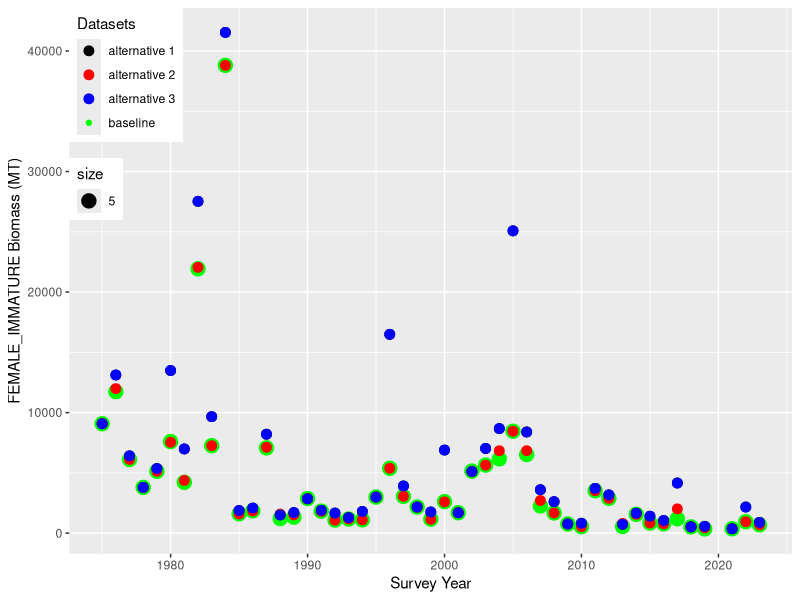
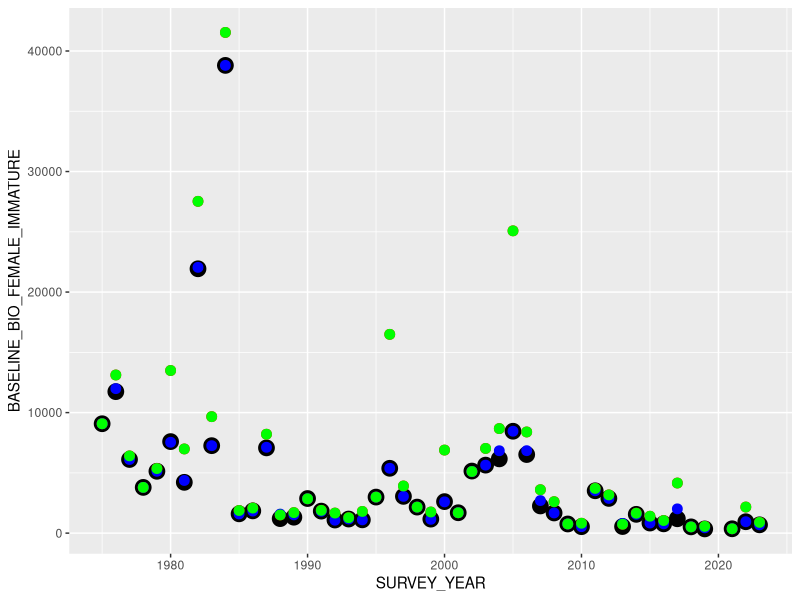
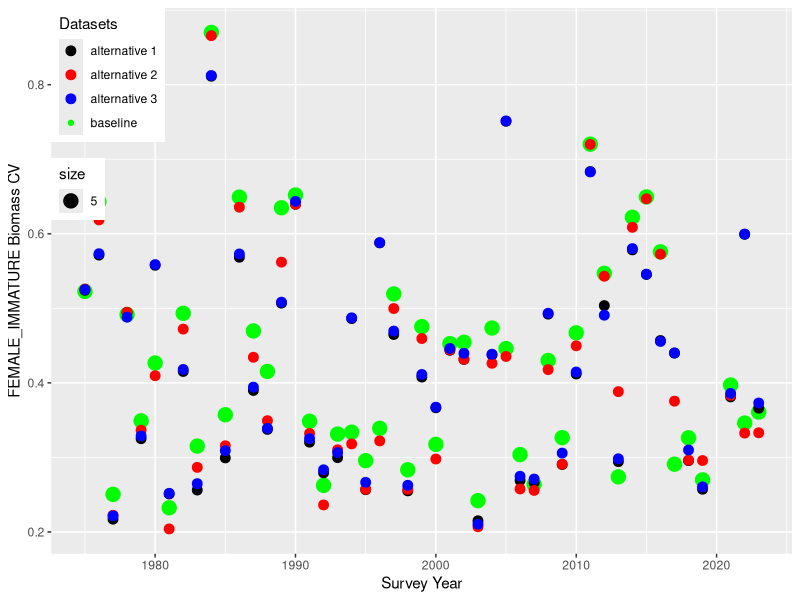
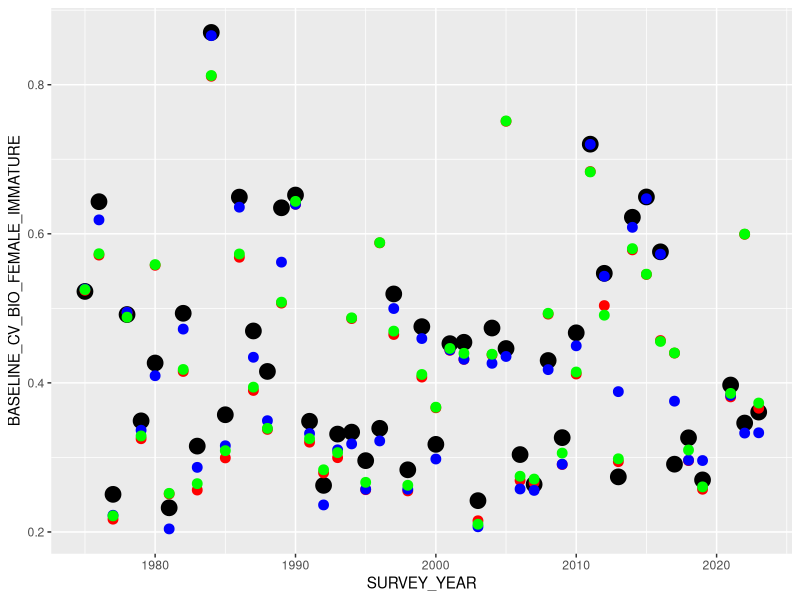
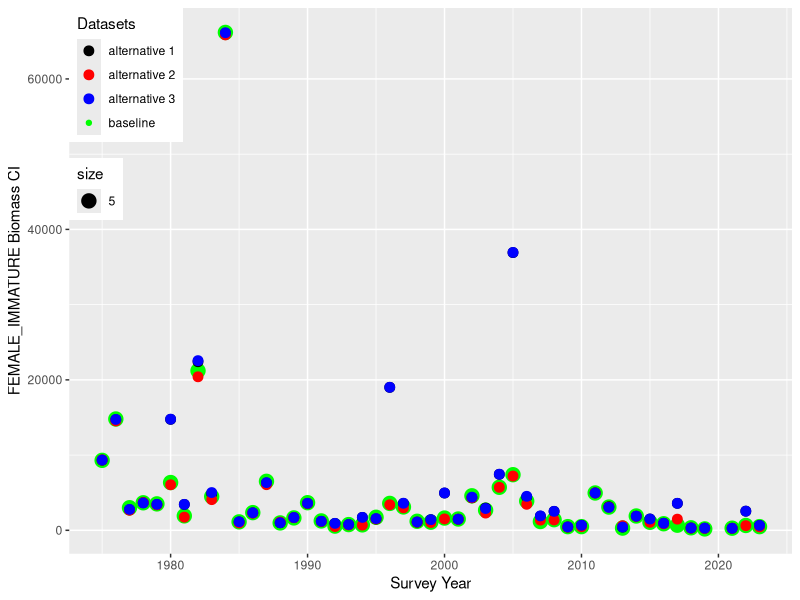
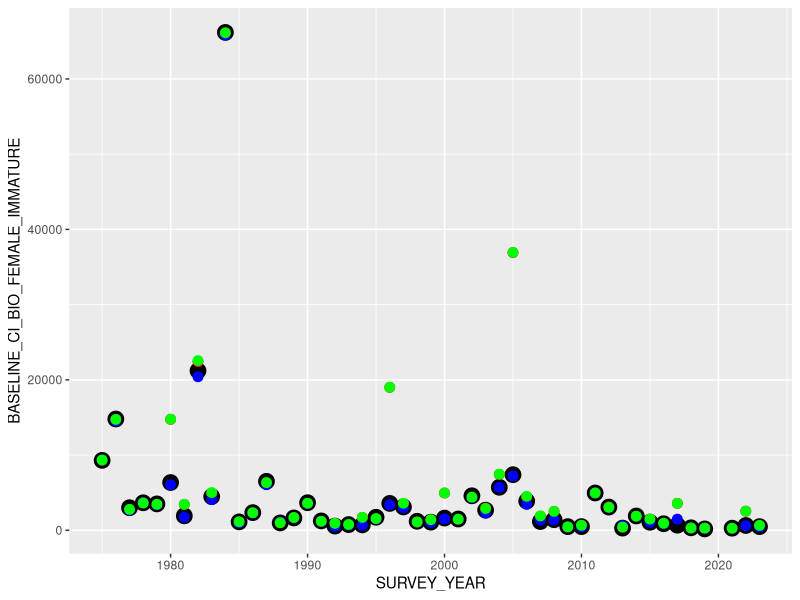

Write the R code that produced these figures, in order.
library(tidyverse)
library(ggplot2)
library(dplyr)

##### Import data
base_bio<-read_csv("./Data/rk_bb_leg3_biomass_baseline.csv")

alt_1_bio<-read_csv("./Data/rk_bb_leg3_biomass_alternate_strata_1.csv")
alt_2_bio<-read_csv("./Data/rk_bb_leg3_biomass_alternate_strata_2.csv")
alt_3_bio<-read_csv("./Data/rk_bb_leg3_biomass_alternate_strata_3.csv")


base_abun<-read_csv("./Data/rk_bb_leg3_abundance_baseline.csv")

alt_1_abun<-read_csv("./Data/rk_bb_leg3_abundance_alternate_strata_1.csv")
alt_2_abun<-read_csv("./Data/rk_bb_leg3_abundance_alternate_strata_2.csv")
alt_3_abun<-read_csv("./Data/rk_bb_leg3_abundance_alternate_strata_3.csv")


base_abun
names(base_bio)
######### IMMATURE male biomass
base_bio %>%
  select(SURVEY_YEAR, BIOMASS_FEMALE_IMMATURE, CV_BIOMASS_FEMALE_IMMATURE, CI_BIOMASS_FEMALE_IMMATURE) %>%
  rename_all(~c("SURVEY_YEAR", "BASELINE_BIO_FEMALE_IMMATURE", "BASELINE_CV_BIO_FEMALE_IMMATURE", "BASELINE_CI_BIO_FEMALE_IMMATURE")) -> base_matbio
  
alt_1_bio %>% 
  select(BIOMASS_FEMALE_IMMATURE, CV_BIOMASS_FEMALE_IMMATURE, CI_BIOMASS_FEMALE_IMMATURE) %>%
     rename_all(~c("ALT1_BIO_FEMALE_IMMATURE", "ALT1_CV_BIO_FEMALE_IMMATURE", "ALT1_CI_BIO_FEMALE_IMMATURE"))-> alt_1_matbio

alt_2_bio %>% 
  select(BIOMASS_FEMALE_IMMATURE, CV_BIOMASS_FEMALE_IMMATURE, CI_BIOMASS_FEMALE_IMMATURE) %>%
   rename_all(~c("ALT2_BIO_FEMALE_IMMATURE", "ALT2_CV_BIO_FEMALE_IMMATURE", "ALT2_CI_BIO_FEMALE_IMMATURE"))-> alt_2_matbio

alt_3_bio %>% 
  select(BIOMASS_FEMALE_IMMATURE, CV_BIOMASS_FEMALE_IMMATURE, CI_BIOMASS_FEMALE_IMMATURE) %>%
   rename_all(~c("ALT3_BIO_FEMALE_IMMATURE", "ALT3_CV_BIO_FEMALE_IMMATURE", "ALT3_CI_BIO_FEMALE_IMMATURE"))-> alt_3_matbio
   
all_bio<-as.data.frame(cbind(base_matbio, alt_1_matbio, alt_2_matbio, alt_3_matbio))
###########

base_abun %>%
  select(SURVEY_YEAR, NUM_FEMALE_IMMATURE, CV_NUM_FEMALE_IMMATURE, CI_NUM_FEMALE_IMMATURE) %>%
  rename_all(~c("SURVEY_YEAR", "BASELINE_ABUN_FEMALE_IMMATURE", "BASELINE_CV_ABUN_FEMALE_IMMATURE","BASELINE_CI_ABUN_FEMALE_IMMATURE")) -> base_matabun

alt_1_abun %>%
  select(NUM_FEMALE_IMMATURE, CV_NUM_FEMALE_IMMATURE, CI_NUM_FEMALE_IMMATURE) %>%
  rename_all(~c("ALT1_ABUN_FEMALE_IMMATURE", "ALT1_CV_ABUN_FEMALE_IMMATURE","ALT1_CI_ABUN_FEMALE_IMMATURE")) -> alt_1_matabun

alt_2_abun %>%
  select(NUM_FEMALE_IMMATURE, CV_NUM_FEMALE_IMMATURE, CI_NUM_FEMALE_IMMATURE) %>%
  rename_all(~c("ALT2_ABUN_FEMALE_IMMATURE", "ALT2_CV_ABUN_FEMALE_IMMATURE","ALT2_CI_ABUN_FEMALE_IMMATURE")) -> alt_2_matabun

alt_3_abun %>%
  select(NUM_FEMALE_IMMATURE, CV_NUM_FEMALE_IMMATURE, CI_NUM_FEMALE_IMMATURE) %>%
  rename_all(~c("ALT3_ABUN_FEMALE_IMMATURE", "ALT3_CV_ABUN_FEMALE_IMMATURE","ALT3_CI_ABUN_FEMALE_IMMATURE")) -> alt_3_matabun


all_abun<-as.data.frame(cbind(base_matabun, alt_1_matabun, alt_2_matabun, alt_3_matabun))

################################ FEMALE_IMMATURE BIOMASS #########################################################################
names(all_bio)

ggplot(all_bio, aes(x=SURVEY_YEAR, y=BASELINE_BIO_FEMALE_IMMATURE, color ="baseline", size = 5))+
  geom_point()+  
  geom_point(aes(y=ALT1_BIO_FEMALE_IMMATURE, color = "alternative 1"), size = 3) +
  geom_point(aes(y=ALT2_BIO_FEMALE_IMMATURE, color = "alternative 2"), size = 3)+
  geom_point(aes(y=ALT3_BIO_FEMALE_IMMATURE, color = "alternative 3"), size = 3)+
  labs(colour="Datasets",y="FEMALE_IMMATURE Biomass (MT)",x="Survey Year")+ 
  theme(legend.position = c(0, 1),legend.justification = c(0, 1))+
  scale_color_manual(values = c("black","red", "blue", "green"))
  
  
  
  

ggplot(all_bio, aes(x=SURVEY_YEAR))+
  geom_point(aes(y=BASELINE_BIO_FEMALE_IMMATURE), color ="black", size = 5) +
  geom_point(aes(y=ALT1_BIO_FEMALE_IMMATURE), color = "red", size = 3) +
  geom_point(aes(y=ALT2_BIO_FEMALE_IMMATURE), color = "blue", size = 3)+
  geom_point(aes(y=ALT3_BIO_FEMALE_IMMATURE), color = "green", size = 3)

################################ FEMALE_IMMATURE BIOMASS CV #########################################################################
names(all_bio)

ggplot(all_bio, aes(x=SURVEY_YEAR, y=BASELINE_CV_BIO_FEMALE_IMMATURE, color ="baseline", size = 5))+
  geom_point()+  
  geom_point(aes(y=ALT1_CV_BIO_FEMALE_IMMATURE, color = "alternative 1"), size = 3) +
  geom_point(aes(y=ALT2_CV_BIO_FEMALE_IMMATURE, color = "alternative 2"), size = 3)+
  geom_point(aes(y=ALT3_CV_BIO_FEMALE_IMMATURE, color = "alternative 3"), size = 3)+
  labs(colour="Datasets",y="FEMALE_IMMATURE Biomass CV",x="Survey Year")+ 
  theme(legend.position = c(0, 1),legend.justification = c(0, 1))+
  scale_color_manual(values = c( "black","red", "blue", "green"))


ggplot(all_bio, aes(x=SURVEY_YEAR))+
  geom_point(aes(y=BASELINE_CV_BIO_FEMALE_IMMATURE), color ="black", size = 5) +
  geom_point(aes(y=ALT1_CV_BIO_FEMALE_IMMATURE), color = "red", size = 3) +
  geom_point(aes(y=ALT2_CV_BIO_FEMALE_IMMATURE), color = "blue", size = 3)+
  geom_point(aes(y=ALT3_CV_BIO_FEMALE_IMMATURE), color = "green", size = 3)
  

################################ FEMALE_IMMATURE BIOMASS CI #########################################################################
names(all_bio)

ggplot(all_bio, aes(x=SURVEY_YEAR, y=BASELINE_CI_BIO_FEMALE_IMMATURE, color ="baseline", size = 5))+
  geom_point()+  
  geom_point(aes(y=ALT1_CI_BIO_FEMALE_IMMATURE, color = "alternative 1"), size = 3)+
  geom_point(aes(y=ALT2_CI_BIO_FEMALE_IMMATURE, color = "alternative 2"), size = 3)+
  geom_point(aes(y=ALT3_CI_BIO_FEMALE_IMMATURE, color = "alternative 3"), size = 3)+
  labs(colour="Datasets",y="FEMALE_IMMATURE Biomass CI",x="Survey Year")+ 
  theme(legend.position = c(0, 1),legend.justification = c(0, 1))+
  scale_color_manual(values = c("black","red", "blue", "green"))


ggplot(all_bio, aes(x=SURVEY_YEAR))+
  geom_point(aes(y=BASELINE_CI_BIO_FEMALE_IMMATURE), color ="black", size = 5)+
  geom_point(aes(y=ALT1_CI_BIO_FEMALE_IMMATURE), color = "red", size = 3)+
  geom_point(aes(y=ALT2_CI_BIO_FEMALE_IMMATURE), color = "blue", size = 3)+
  geom_point(aes(y=ALT3_CI_BIO_FEMALE_IMMATURE), color = "green", size = 3)


###########################################################################################################################
#################################### calculate averages for each group/column  across all years############################


all_bio %>%
  select(where(is.numeric)) %>% 
  colMeans(na.rm = TRUE) -> all_bio_avgs

all_abun %>%
  select(where(is.numeric)) %>% 
  colMeans(na.rm = TRUE) -> all_abun_avgs

all_bio %>%
  select(BASELINE_CV_BIO_FEMALE_IMMATURE, ALT1_CV_BIO_FEMALE_IMMATURE, ALT2_CV_BIO_FEMALE_IMMATURE, ALT3_CV_BIO_FEMALE_IMMATURE) %>% 
  colMeans(na.rm = TRUE) %>%
  as.matrix()-> bio_cv_avgs

bio_cv_avgs

